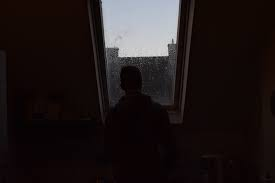
//> input picture Lab_03/dark_img.jpg, 275 x 183 px
$ ./contrast_stretching   (built with g++ and OpenCV 4)
//> lines starting //> are read from the running program, lines starting //| are printed output that depends on the picture; after the words box and inside, x2 and y2 are one past the last pixel; in counts of white or black regions, pixels touching at a corner belong together
#include <iostream>
#include <opencv2/core.hpp>
#include <opencv2/highgui.hpp>
#include <opencv2/imgproc.hpp>

using namespace std;
using namespace cv;

void createHisto256(const Mat& img, Mat& histo) {
	assert(img.type() == CV_8UC1);

	histo = Mat::zeros(256, 1, CV_32S); //or CV_16U

	for (int i = 0; i < img.rows; ++i) {
		for (int j = 0; j < img.cols; ++j) {
			histo.at<int>(img.at<uchar>(i, j))++;
		}
	}
}

void createHistoImg(const Mat& histo, Mat& dest) {
	int padding = 10;
	Size canvas_size(histo.rows, 100);

	dest = Mat::zeros(canvas_size, CV_8UC3);

	double minVal;
	double maxVal;
	minMaxLoc(histo, &minVal, &maxVal);
	double s = canvas_size.height / maxVal;

	Point p1(0, 0), p2(0, 0);
	Scalar color(0, 255, 0);

	for (int i = 0; i < histo.rows; ++i) {
		p1.x = p2.x = i;
		p2.y = histo.at<int>(i) * s;
		line(dest, p1, p2, color, 1);
	}

	flip(dest, dest, 0);
	copyMakeBorder(dest, dest, 10, 10, 10, 10, BORDER_CONSTANT, 0);
}

void displayHisto(const Mat& img, const string& title) {
	Mat histo, canvas;
	createHisto256(img, histo);
	createHistoImg(histo, canvas);
	imshow(title, canvas);
}


void contrastStretching(const Mat& img, Mat& dest, int minv, int maxv) {
	dest = maxv == minv ? img.clone() : (img - minv) * 255.0 / (maxv - minv);
}

void histoStretching(const Mat& img, Mat& dest) {
	double minv, maxv;
	minMaxLoc(img, &minv, &maxv);
	contrastStretching(img, dest, minv, maxv);
}

int main() {

	Mat img = imread("dark_img.jpg", IMREAD_GRAYSCALE);
//> img: 183 rows x 275 cols, CV_8UC1; min 0, max 218, mean 26.1
	if (img.empty()) {
		cout << "Image cannot be loaded." << endl;
		exit(-1);
	}

	Mat res1;
	histoStretching(img, res1);
//> in histoStretching, `minMaxLoc(img, &minv, &maxv);`: minv = 0; maxv = 218

	//set the parameter according to the histogram of the image
	Mat res2;
	double minv, maxv;
	minMaxLoc(img, &minv, &maxv);
//> minv = 0; maxv = 218
	//here we sacrificed the visibility of high intensities in favor of the low ones (darker area).
	contrastStretching(img, res2, minv, maxv * 0.4);
//> call 2 of contrastStretching, with minv = 0, maxv = 87
//> in contrastStretching (call 2), `dest = maxv == minv ? img.clone() : (img - minv) * 255.0 / (maxv - min..`:
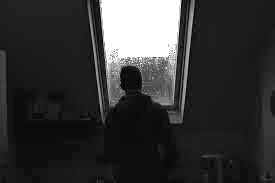
//> dest: 183 rows x 275 cols, CV_8UC1; min 0, max 255, mean 52

	imshow("original", img);
	imshow("after histogram stretching", res1);
	imshow("after contrast stretching", res2);

	displayHisto(img, "hist: original");
//> after the loop in createHisto256, `for (int i = 0; i < img.rows; ++i)`: histo = 256 values, max 9066 at index 10, min 0 at index 107, mean 196.6
//> in createHistoImg, `minMaxLoc(histo, &minVal, &maxVal);`: minVal = 0; maxVal = 9066
//> in createHistoImg, `double s = canvas_size.height / maxVal;`: s = 0.011
//> in createHistoImg, `flip(dest, dest, 0);`: dest: 100 rows x 256 cols, CV_8UC3; mean B, G, R 0, 7.6, 0
//> in createHistoImg, `copyMakeBorder(dest, dest, 10, 10, 10, 10, BORDER_CONSTANT, 0);`:
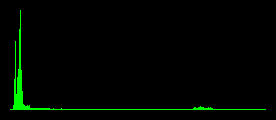
//> dest: 120 rows x 276 cols, CV_8UC3; mean B, G, R 0, 5.9, 0
	displayHisto(res1, "hist: histo stretching");
//> after the loop in createHistoImg (call 2), `for (int i = 0; i < histo.rows; ++i)`:
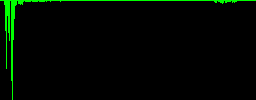
//> dest: 100 rows x 256 cols, CV_8UC3; mean B, G, R 0, 7.6, 0
//> in createHistoImg (call 2), `flip(dest, dest, 0);`:
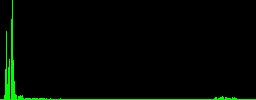
//> dest: 100 rows x 256 cols, CV_8UC3; 4.38% of pixels changed, all inside (x1, y1, x2, y2) = (0, 0, 256, 100)
	displayHisto(res2, "hist: contrast stretching");
//> after the loop in createHistoImg (call 3), `for (int i = 0; i < histo.rows; ++i)`:
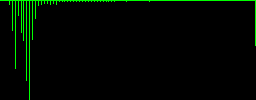
//> dest: 100 rows x 256 cols, CV_8UC3; mean B, G, R 0, 7.7, 0
//> in createHistoImg (call 3), `flip(dest, dest, 0);`:
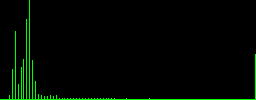
//> dest: 100 rows x 256 cols, CV_8UC3; 4.48% of pixels changed, all inside (x1, y1, x2, y2) = (0, 0, 256, 100)
//> in createHistoImg (call 3), `copyMakeBorder(dest, dest, 10, 10, 10, 10, BORDER_CONSTANT, 0);`:
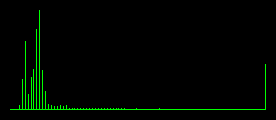
//> dest: 120 rows x 276 cols, CV_8UC3; mean B, G, R 0, 6, 0
	waitKey(0);

	return 0;
}
